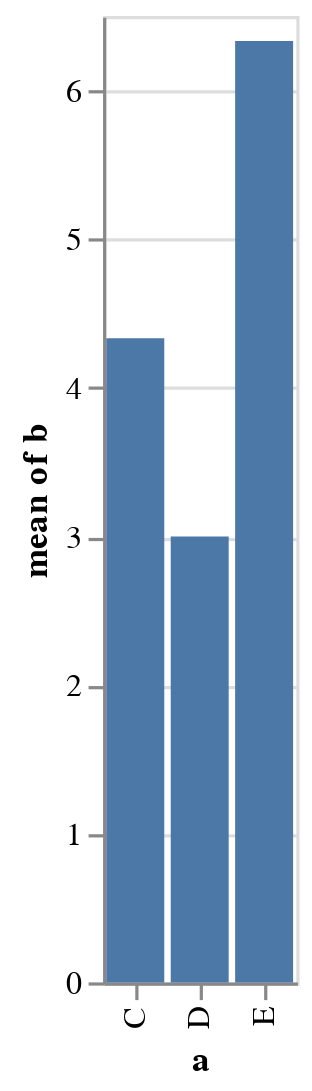

Vega-Lite specification for this chart:
### Vega-Lite specification from a JSON file in a GitHub repository (floating-point values rounded to 4 significant figures)
{"data": {"values": [{"a": "C", "b": 2}, {"a": "C", "b": 7}, {"a": "C", "b": 4}, {"a": "D", "b": 1}, {"a": "D", "b": 2}, {"a": "D", "b": 6}, {"a": "E", "b": 8}, {"a": "E", "b": 4}, {"a": "E", "b": 7}]}, "mark": "bar", "encoding": {"x": {"field": "a", "type": "nominal"}, "y": {"aggregate": "average", "field": "b", "type": "quantitative", "title": "mean of b"}}, "config": {}}
